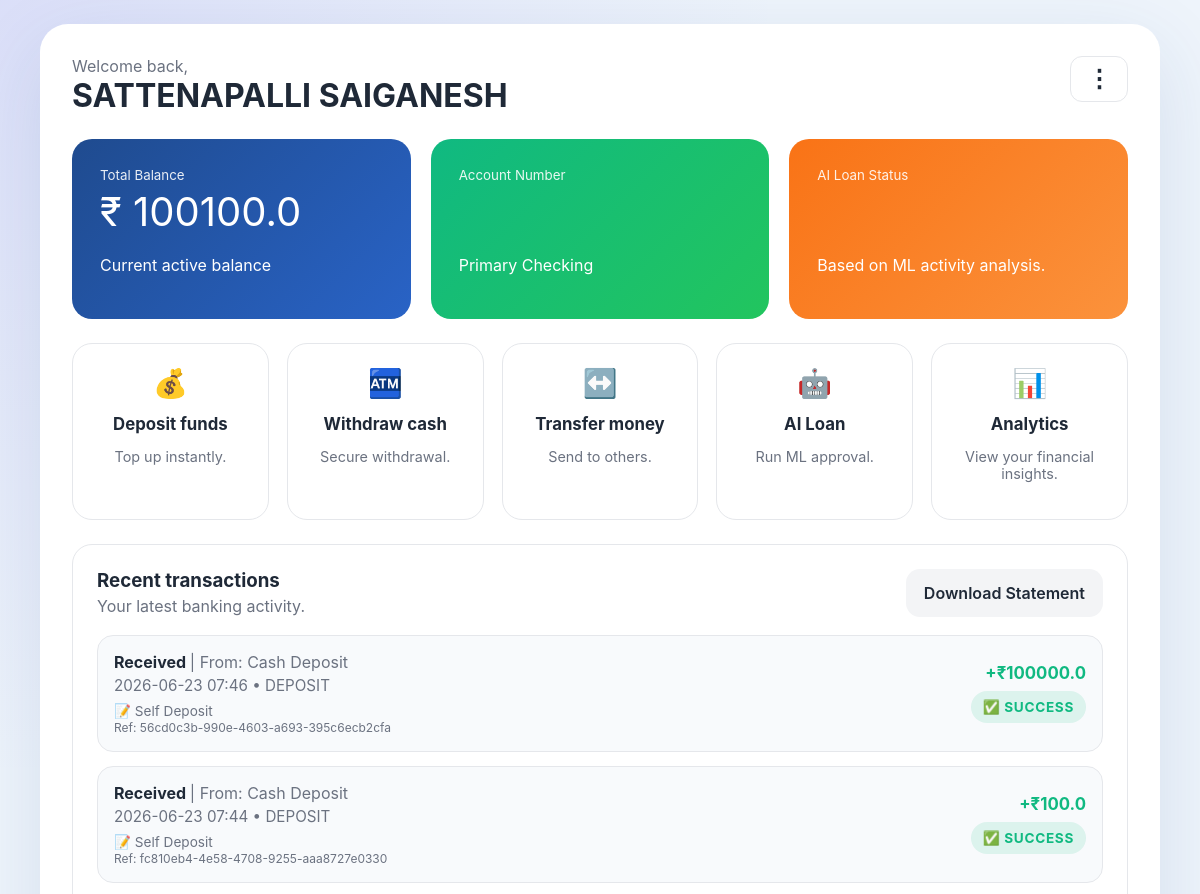
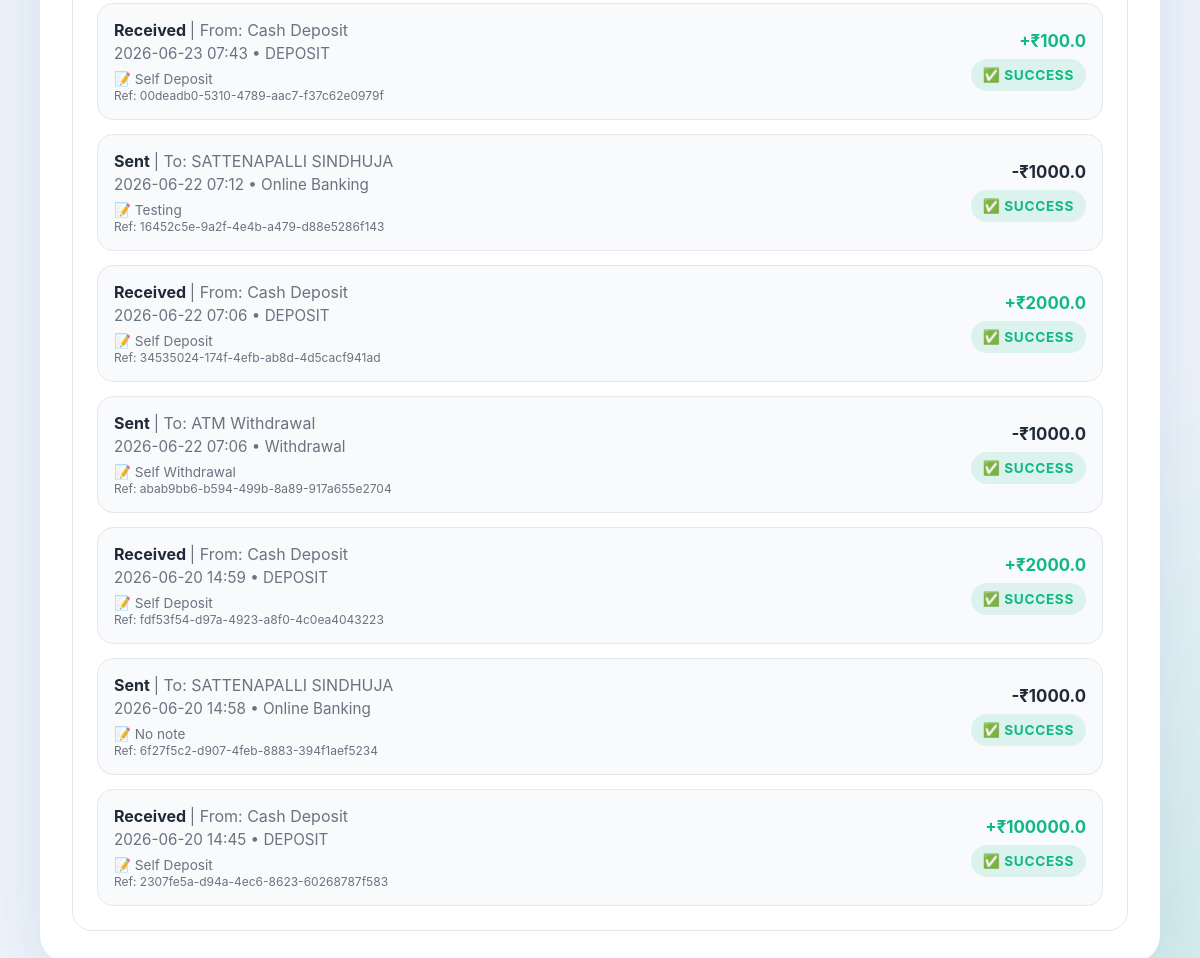
The page /dashboard/ (signed in) on the database its author committed (2 pictures, top to bottom).
### tables this page shows
CREATE TABLE users (
            username TEXT NOT NULL,
            userid TEXT PRIMARY KEY,
            password TEXT NOT NULL,
            account_number INTEGER UNIQUE,
            balance REAL DEFAULT 0.0,
            date TIMESTAMP DEFAULT CURRENT_TIMESTAMP,
            cibil_score INTEGER DEFAULT -1
            
        );

CREATE TABLE transactions (
            id INTEGER PRIMARY KEY AUTOINCREMENT,
            transactionid TEXT NOT NULL UNIQUE,
            sender_username TEXT,
            sender_acc INTEGER ,
            receiver_acc INTEGER ,
            receiver_username TEXT,
            amount REAL,
            status TEXT DEFAULT 'failed',
            date TIMESTAMP DEFAULT CURRENT_TIMESTAMP,
            note TEXT DEFAULT 'NULL',
            method TEXT DEFAULT 'online banking'
        );

### main.py (the view)
@dashboard_router.get("/", response_class=HTMLResponse)
def dashboard(request: Request,user_id:str=Depends(get_current_user)):
    try:
        con = sqlite3.connect('bank.db')
        cursor = con.cursor()
        cursor.execute("SELECT username, balance, account_number FROM users WHERE userid = ?", (user_id,))
        user_data = cursor.fetchone()
        username, balance, account_number = user_data
        cursor.execute("SELECT * FROM transactions WHERE sender_acc= ? OR receiver_acc= ? ORDER BY date DESC", (account_number, account_number))
        raw_transactions = cursor.fetchall()
        con.close()
        formatted_transactions = []
        for row in raw_transactions:
            if row[3] == account_number:
                tx_type = "Sent"
                counterparty = f"To: {row[5]}"
                sign = "-"
            else:
                tx_type = "Received"
                counterparty = f"From: {row[2]}"
                sign = "+"
            formatted_transactions.append({
                "transactionid": row[1],
                "type": tx_type,
                "counterparty": counterparty,
                "amount": f"{sign}₹{row[6]}",
                "note": row[9] if row[9] else "No note",
                "status": row[7],
                "date": row[8][:16],
                "method": row[10]
            })
        return templates.TemplateResponse(request,'homepage.html', {
            "user_name": username,
            "total_balance": balance,
            "transactions": formatted_transactions
        })
    except Exception as e:
        return f"Database error: {str(e)}"

### templates/homepage.html (shortened to what this page needs)
<!DOCTYPE html>
<html lang="en">
<head>
</head>
<body>
    <div class="screen">
        <section class="dashboard">
            <div class="topbar">
                <div>
                    <p style="color: var(--muted); margin: 0;">Welcome back,</p>
                    <h2>{{ user_name }}</h2>
                </div>
                <div class="dropdown">
                    <button class="dropbtn" onclick="toggleMenu()">⋮</button>
                </div>
            </div>
            <div class="account-summary">
                <div class="summary-card">
                    <small>Total Balance</small>
                    <p class="value">₹ {{ total_balance }}</p>
                    <p>Current active balance</p>
                </div>
                <div class="summary-card" style="background: linear-gradient(135deg, #10b981 0%, #22c55e 100%);">
                    <small>Account Number</small>
                    <p>Primary Checking</p>
                </div>
                <div class="summary-card" style="background: linear-gradient(135deg, #f97316 0%, #fb923c 100%);">
                    <small>AI Loan Status</small>
                    <p>Based on ML activity analysis.</p>
                </div>
            </div>
            <div class="action-grid">
                <a href="/dashboard/deposit" class="action-card">
                    <span>💰</span>
                    <h4>Deposit funds</h4>
                    <p style="color: var(--muted); font-size: 0.9rem;">Top up instantly.</p>
                </a>
                <a href="/dashboard/withdraw-money-form" class="action-card">
                    <span>🏧</span>
                    <h4>Withdraw cash</h4>
                    <p style="color: var(--muted); font-size: 0.9rem;">Secure withdrawal.</p>
                </a>
                <a href="/dashboard/transfer-money-form" class="action-card">
                    <span>↔️</span>
                    <h4>Transfer money</h4>
                    <p style="color: var(--muted); font-size: 0.9rem;">Send to others.</p>
                </a>
                <a href="/dashboard/apply-loan" class="action-card">
                    <span>🤖</span>
                    <h4>AI Loan</h4>
                    <p style="color: var(--muted); font-size: 0.9rem;">Run ML approval.</p>
                </a>
                <a href="/dashboard/analytics" class="action-card">
                    <span>📊</span>
                    <h4>Analytics</h4>
                    <p style="color: var(--muted); font-size: 0.9rem;">View your financial insights.</p>
                </a>
            </div>
            <section class="history-section">
                <div class="history-header">
                    <div class="history-appear">
                        <h3 style="margin: 0;">Recent transactions</h3>
                        <p style="color: var(--muted); margin: 4px 0 0;">Your latest banking activity.</p>
                    </div>
                    <div class="download-history">
                        <a href="/dashboard/download-satatement-form" class="btn btn-secondary">Download Statement</a>
                    </div>
                </div>
                <div class="transaction-list">
                    {% for tx in transactions %}
                    <div class="transaction-item">
                        <div class="transaction-meta">
                            <div class="transaction-type">
                                {{ tx.type }} <span style="font-weight: normal; color: var(--muted);">| {{ tx.counterparty }}</span>
                            </div>
                            <div class="transaction-date">
                                {{ tx.date }} &bull; {{ tx.method }}
                            </div>
                            <div style="color: var(--muted); font-size: 0.85rem; margin-top: 4px;">
                                📝 {{ tx.note }} <br>
                                <span style="font-size: 0.75rem;">Ref: {{ tx.transactionid }}</span>
                            </div>
                        </div>
                        <div style="text-align: right;">
                            <div class="transaction-amount {% if tx.type == 'Received' %}text-green{% else %}text-dark{% endif %}">
                                {{ tx.amount }}
                            </div>
                            <div class="status-pill {% if tx.status == 'Failed' %}status-fail{% else %}status-success{% endif %}" style="margin-top: 8px;">
                                {{ tx.status }}
                            </div>
                        </div>
                    </div> {% else %}
                    <p style="color: var(--muted); text-align: center; padding: 20px;">No transactions found.</p>
                    {% endfor %}
                </div>
            </section>
        </section>
    </div>
</body>
</html>

### templates/homepage.html (style rules this page uses)
:root { --bg: #eef4fb; --surface: #ffffff; --primary: #1f4b8f; --secondary: #5134a0; --accent: #fb8b24; --text: #1f2937; --muted: #6b7280; --success: #10b981; --danger: #ef4444; --radius: 20px; --shadow: 0 24px 80px rgba(31, 75, 143, 0.12); }
* { box-sizing: border-box; }
body { margin: 0; font-family: Inter, system-ui, -apple-system, BlinkMacSystemFont, sans-serif; background: radial-gradient(circle at top left, rgba(79,70,229,0.12), transparent 35%), radial-gradient(circle at bottom right, rgba(16,185,129,0.12), transparent 28%), var(--bg); color: var(--text); min-height: 100vh; display: flex; justify-content: center; align-items: center; padding: 24px; }
.screen { width: 100%; max-width: 1120px; background: var(--surface); border-radius: calc(var(--radius) + 8px); box-shadow: var(--shadow); overflow: hidden; min-height: 640px; }
.dashboard { padding: 32px; display: grid; gap: 24px; }
.topbar { display: flex; justify-content: space-between; align-items: flex-start; gap: 24px; flex-wrap: wrap; }
.topbar h2 { margin: 0; font-size: 2rem; }
.btn { text-decoration: none; display: inline-block; cursor: pointer; border: none; border-radius: 14px; padding: 14px 18px; font-size: 1rem; font-weight: 600; transition: transform 0.2s ease, background-color 0.2s ease; }
.btn-secondary { background: #f3f4f6; color: var(--text); }
.account-summary { display: grid; grid-template-columns: repeat(3, minmax(0, 1fr)); gap: 20px; }
.summary-card { background: linear-gradient(135deg, #1f4b8f 0%, #2963c6 100%); color: white; padding: 28px; border-radius: var(--radius); min-height: 180px; display: flex; flex-direction: column; justify-content: space-between; }
.summary-card small { opacity: 0.9; }
.summary-card .value { font-size: 2.5rem; margin: 0; }
.action-grid { display: grid; grid-template-columns: repeat(auto-fit, minmax(170px, 1fr)); gap: 18px; }
.action-card { background: var(--surface); border: 1px solid #e5e7eb; border-radius: var(--radius); padding: 22px; text-align: center; text-decoration: none; color: inherit; cursor: pointer; transition: transform 0.2s ease, border-color 0.2s ease; display: block; }
.action-card span { display: inline-block; margin-bottom: 14px; font-size: 1.75rem; }
.action-card h4 { margin: 0; font-size: 1.05rem; }
.history-section { background: var(--surface); border: 1px solid #e5e7eb; border-radius: var(--radius); padding: 24px; }
.history-header { display: flex; justify-content: space-between; align-items: center; gap: 16px; margin-bottom: 18px; }
.transaction-list { display: flex; flex-direction: column; gap: 14px; width: 100%; }
.transaction-item { display: flex; justify-content: space-between; align-items: center; gap: 12px; padding: 16px; border-radius: 16px; background: #f8fafc; border: 1px solid #e5e7eb; }
.transaction-meta { display: grid; gap: 4px; }
.transaction-type { font-weight: 700; }
.transaction-amount { font-size: 1.05rem; font-weight: bold; }
.transaction-date { color: var(--muted); font-size: 0.95rem; }
.status-pill { padding: 8px 12px; border-radius: 999px; font-size: 0.85rem; font-weight: 700; text-transform: uppercase; letter-spacing: 0.05em; display: inline-block; }
.status-success { background: rgba(16,185,129,0.12); color: var(--success); }
.text-green { color: var(--success) !important; }
.text-dark { color: var(--text) !important; }
.dropdown { position: relative; display: inline-block; }
.dropbtn { background-color: white; color: var(--text); font-size: 24px; font-weight: bold; border: 1px solid #e5e7eb; cursor: pointer; padding: 8px 16px; border-radius: 12px; transition: all 0.2s ease; display: flex; align-items: center; justify-content: center; }

### rows shown on the page
users: username "SATTENAPALLI SAIGANESH", balance "100100.0"
transactions: type "Received", counterparty "From: Cash Deposit", date "2026-06-23 07:46", method "DEPOSIT", note "Self Deposit", transactionid "56cd0c3b-990e-4603-a693-395c6ecb2cfa", amount "+₹100000.0", status "✅ SUCCESS"
transactions: type "Received", counterparty "From: Cash Deposit", date "2026-06-23 07:44", method "DEPOSIT", note "Self Deposit", transactionid "fc810eb4-4e58-4708-9255-aaa8727e0330", amount "+₹100.0", status "✅ SUCCESS"
transactions: type "Received", counterparty "From: Cash Deposit", date "2026-06-23 07:43", method "DEPOSIT", note "Self Deposit", transactionid "00deadb0-5310-4789-aac7-f37c62e0979f", amount "+₹100.0", status "✅ SUCCESS"
transactions: type "Sent", counterparty "To: SATTENAPALLI SINDHUJA", date "2026-06-22 07:12", method "Online Banking", note "Testing", transactionid "16452c5e-9a2f-4e4b-a479-d88e5286f143", amount "-₹1000.0", status "✅ SUCCESS"
transactions: type "Received", counterparty "From: Cash Deposit", date "2026-06-22 07:06", method "DEPOSIT", note "Self Deposit", transactionid "34535024-174f-4efb-ab8d-4d5cacf941ad", amount "+₹2000.0", status "✅ SUCCESS"
transactions: type "Sent", counterparty "To: ATM Withdrawal", date "2026-06-22 07:06", method "Withdrawal", note "Self Withdrawal", transactionid "abab9bb6-b594-499b-8a89-917a655e2704", amount "-₹1000.0", status "✅ SUCCESS"
transactions: type "Received", counterparty "From: Cash Deposit", date "2026-06-20 14:59", method "DEPOSIT", note "Self Deposit", transactionid "fdf53f54-d97a-4923-a8f0-4c0ea4043223", amount "+₹2000.0", status "✅ SUCCESS"
transactions: type "Sent", counterparty "To: SATTENAPALLI SINDHUJA", date "2026-06-20 14:58", method "Online Banking", note "No note", transactionid "6f27f5c2-d907-4feb-8883-394f1aef5234", amount "-₹1000.0", status "✅ SUCCESS"
transactions: type "Received", counterparty "From: Cash Deposit", date "2026-06-20 14:45", method "DEPOSIT", note "Self Deposit", transactionid "2307fe5a-d94a-4ec6-8623-60268787f583", amount "+₹100000.0", status "✅ SUCCESS"
